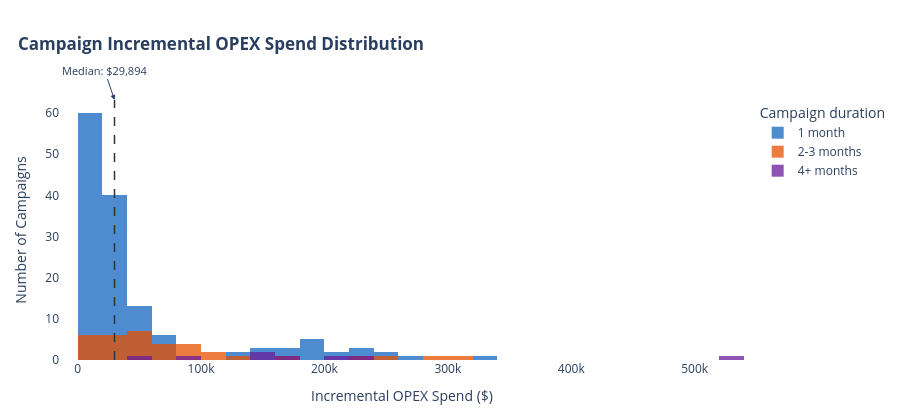

The notebook cell this image was saved under:
### Code cell
campaigns_df['duration_bucket'] = pd.cut(
    campaigns_df['duration_months'],
    bins=[0, 1, 3, 100],
    labels=['1 month', '2-3 months', '4+ months']
)

color_map = {'1 month': '#1565C0', '2-3 months': '#E65100', '4+ months': '#6A1B9A'}

fig = go.Figure()
for bucket, color in color_map.items():
    sub = campaigns_df[campaigns_df['duration_bucket'] == bucket]
    if len(sub) == 0:
        continue
    fig.add_trace(go.Histogram(
        x=sub['total_incremental_opex'],
        name=bucket,
        marker_color=color,
        opacity=0.75,
        nbinsx=25,
    ))

med_spend = campaigns_df['total_incremental_opex'].median()
fig.add_vline(x=med_spend, line=dict(color='#333', dash='dash', width=1.5))
fig.add_annotation(
    x=med_spend, y=1, yref='paper',
    text=f'Median: ${med_spend:,.0f}',
    showarrow=True, arrowhead=2, ay=-30,
    font=dict(size=11), bgcolor='rgba(255,255,255,0.85)',
)
fig.update_layout(
    barmode='overlay',
    title=dict(
        text='<b>Campaign Incremental OPEX Spend Distribution</b>',
            #  '<br><sub>One entry per campaign · colored by duration</sub>',
        x=0.02, xanchor='left',
    ),
    xaxis_title='Incremental OPEX Spend ($)',
    yaxis_title='Number of Campaigns',
    plot_bgcolor='white',
    legend=dict(title='Campaign duration'),
    margin=dict(l=60, r=40, t=100, b=60),
    height=420,
)
fig.show()

### Figure 1 — Plotly figure (JSON) as saved in the notebook; plotly's stock layout.template omitted (floating-point values rounded to 4 significant figures; data arrays with more than 128 entries replaced by an {"elided": "..."} marker saying what was removed)
{"data": [{"marker": {"color": "#1565C0"}, "name": "1 month", "nbinsx": 25, "opacity": 0.75, "type": "histogram", "x": {"elided": "141 float values"}}, {"marker": {"color": "#E65100"}, "name": "2-3 months", "nbinsx": 25, "opacity": 0.75, "type": "histogram", "x": [48530.0, 73590.0, 40920.0, 28380.0, 48860.0, 89310.0, 4536.0, 7921.0, 4915.0, 105600.0, 4536.0, 7921.0, 4915.0, 69310.0, 233300.0, 246000.0, 31560.0, 281600.0, 36860.0, 94400.0, 93120.0, 164300.0, 316100.0, 49370.0, 42400.0, 59490.0, 100300.0, 27680.0, 62510.0, 124800.0, 34570.0, 23520.0, 89560.0, 72940.0, 41840.0]}, {"marker": {"color": "#6A1B9A"}, "name": "4+ months", "nbinsx": 25, "opacity": 0.75, "type": "histogram", "x": [226800.0, 44920.0, 141300.0, 206700.0, 87530.0, 534200.0, 175200.0, 158800.0]}], "layout": {"annotations": [{"arrowhead": 2, "ay": -30, "bgcolor": "rgba(255,255,255,0.85)", "font": {"size": 11}, "showarrow": true, "text": "Median: $29,894", "x": 29890.0, "y": 1, "yref": "paper"}], "barmode": "overlay", "height": 420, "legend": {"title": {"text": "Campaign duration"}}, "margin": {"b": 60, "l": 60, "r": 40, "t": 100}, "plot_bgcolor": "white", "shapes": [{"line": {"color": "#333", "dash": "dash", "width": 1.5}, "type": "line", "x0": 29890.0, "x1": 29890.0, "xref": "x", "y0": 0, "y1": 1, "yref": "y domain"}], "title": {"text": "<b>Campaign Incremental OPEX Spend Distribution</b>", "x": 0.02, "xanchor": "left"}, "xaxis": {"title": {"text": "Incremental OPEX Spend ($)"}}, "yaxis": {"title": {"text": "Number of Campaigns"}}}}
